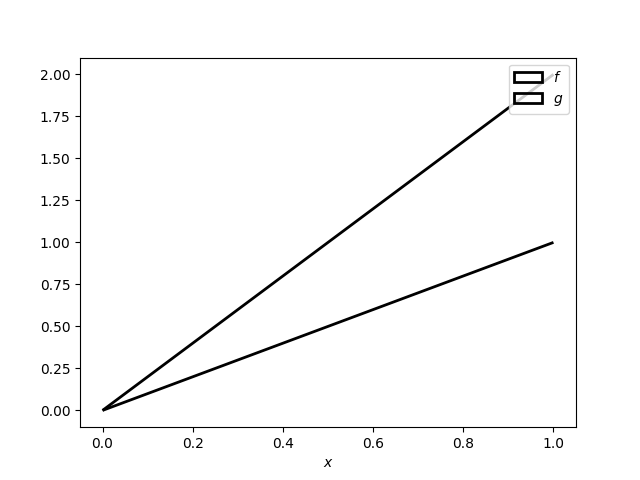

This figure's Python source:
import firedrake as fe
import matplotlib
import matplotlib.pyplot as pp


mesh = fe.UnitIntervalMesh(8)

element = fe.FiniteElement("P", mesh.ufl_cell(), 1)

V = fe.FunctionSpace(mesh, element)


x = fe.SpatialCoordinate(mesh)[0]

f = x

g = 2.*x


fig = pp.figure()

axes = pp.axes()

fe.plot(fe.interpolate(f, V), axes = axes, color = "red")

fe.plot(fe.interpolate(g, V), axes = axes, color = "blue")

pp.legend((r"$f$", r"$g$"))

pp.xlabel(r"$x$")

pp.savefig("plot_line_color.png")

pp.show()
